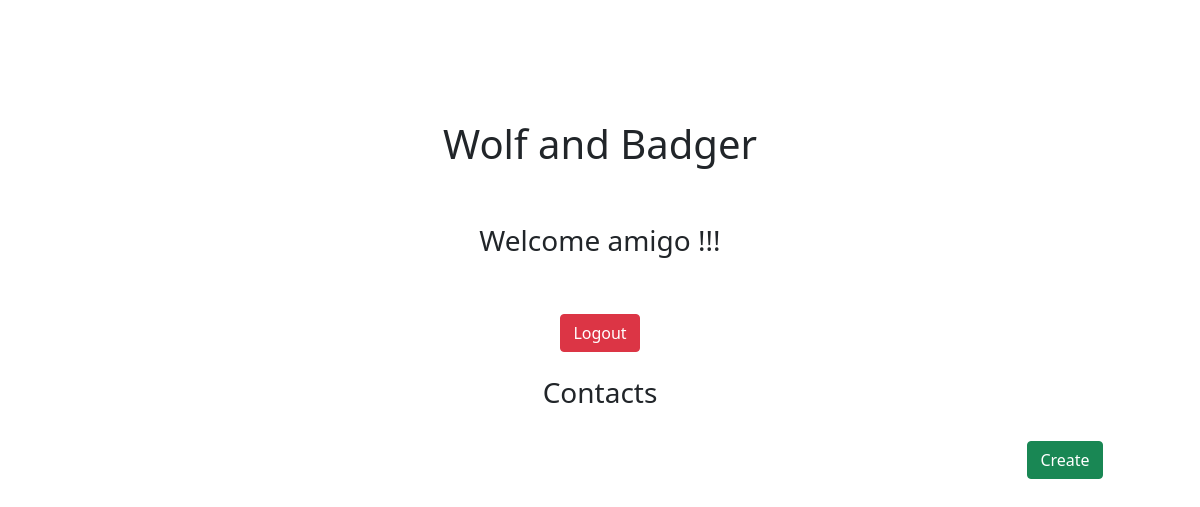
Before: / (signed in) with the older database file.
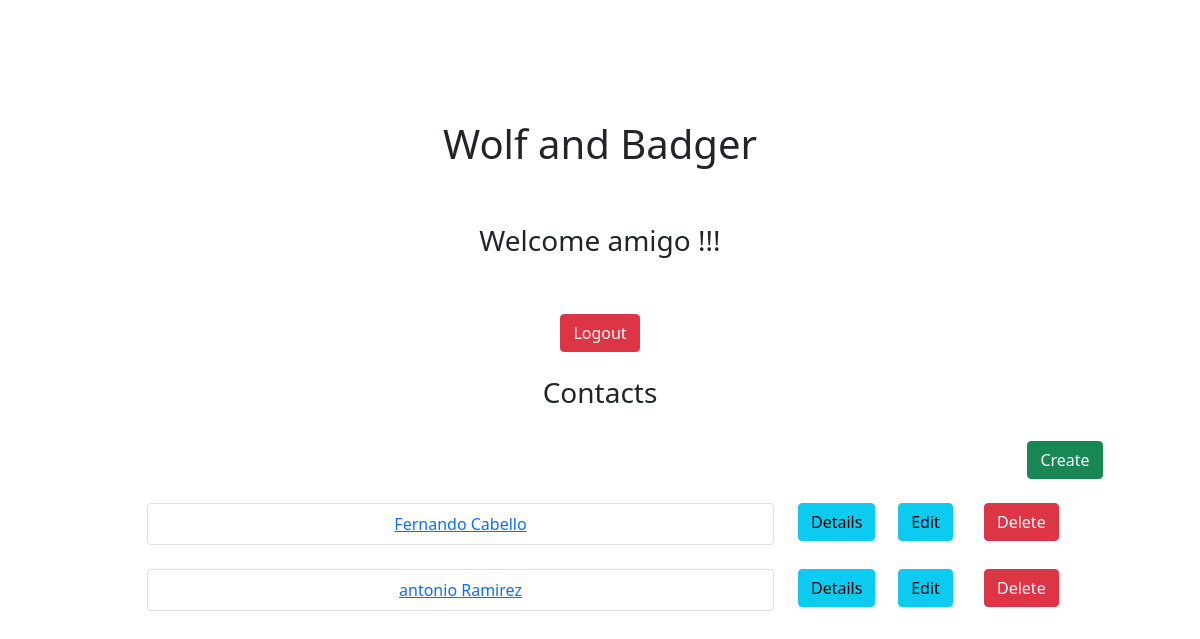
After: the same page with the newer database file.
### crudapp/models.py (models this page shows, shortened)
class Contact(models.Model):
    firstName = models.CharField("First name", max_length=255, blank = True, null = True)
    lastName = models.CharField("Last name", max_length=255, blank = True, null = True)
    email = models.EmailField()
    phone = models.CharField(max_length=20, blank = True, null = True)
    address = models.TextField(blank=True, null=True)
    description = models.TextField(blank=True, null=True)
    createdAt = models.DateTimeField("Created At", auto_now_add=True)

### crudapp/views.py (the view)
# urls.py: path("", Home.as_view(), name='home'),
class Home(ListView):
    template_name = 'home.html'
    context_object_name = 'contact_list'
    def get_queryset(self):
        return Contact.objects.all()

### templates/home.html (shortened to what this page needs)
{% extends 'base.html' %} {% load socialaccount %}
{% block content %}
<div class="container" style="text-align: center; padding-top: 10%;">
  <h1>Wolf and Badger</h1>
  <br /><br />
  {% if user.is_authenticated %}
    <h3>Welcome {{ user.username }} !!!</h3>
    <br /><br />
    <a href="{% url 'account_logout' %}" class="btn btn-danger">Logout</a>
    <div class="container-fluid">
        <br />
        <div class="row">
            <div class="col-md-1 col-xs-1 col-sm-1"></div>
            <div class="col-md-10 col-xs-10 col-sm-10">
                <h3 class="round3" style="text-align:center;">Contacts</h3>
            </div>
            <div class="col-md-1 col-xs-1 col-sm-1"></div>
        </div>
        <div class="row">
            <div class="col-md-10 col-xs-10 col-sm-10"></div>
            <div class="col-md-2 col-xs-1 col-sm-1">
                <br />
                <a href="{% url 'create' %}">
                    <button type="button" class="btn btn-success">
                        <span class="glyphicon glyphicon-plus">Create</span>
                    </button>
                </a>
            </div>
        </div>
        <br />
        {% for contact in contact_list %}
        <div class="row">
            <div class="col-md-1 col-xs-1 col-sm-1"></div>
            <div class="col-md-7 col-xs-7 col-sm-7">
                <ul class="list-group">
                    <li class="list-group-item ">
                        <a href="{% url 'detail' contact.pk %}"> {{ contact.firstName }} {{contact.lastName}} </a>
                    </li>
                </ul>
                <br>
            </div>
            <div class="col-md-1 col-xs-1 col-sm-1">
                <a href="{% url 'detail' contact.pk %}">
                    <button type="button" class="btn btn-info">
                        <span class="glyphicon glyphicon-open">Details</span>
                    </button>
                </a>
            </div>
            <div class="col-md-1">
                <a href="{% url 'edit' contact.pk %}">
                    <button type="button" class="btn btn-info">
                        <span class="glyphicon glyphicon-pencil">Edit</span>
                    </button>
                </a>
            </div>
            <div class="col-md-1">
                <a href="{% url 'delete' contact.pk %}">
                    <button type="button" class="btn btn-danger">
                        <span class="glyphicon glyphicon-trash">Delete</span>
                    </button>
                </a>
            </div>
            <div class="col-md-1 col-xs-1 col-sm-1"></div>
        </div>
        {% endfor %}
    </div>
  {% endif %}
</div>
{% endblock content %}

### templates/base.html (shortened to what this page needs)
<!DOCTYPE html>
<html lang="en">
  <head>
    <link href="https://cdn.jsdelivr.net/npm/bootstrap@5.0.0-beta3/dist/css/bootstrap.min.css" rel="stylesheet">
  </head>
  <body>
    {% block content %} {% endblock content %}
  </body>
</html>

Changed rows visible on the page:
added Contact: firstName "Fernando", lastName "Cabello"
added Contact: firstName "antonio", lastName "Ramirez"
